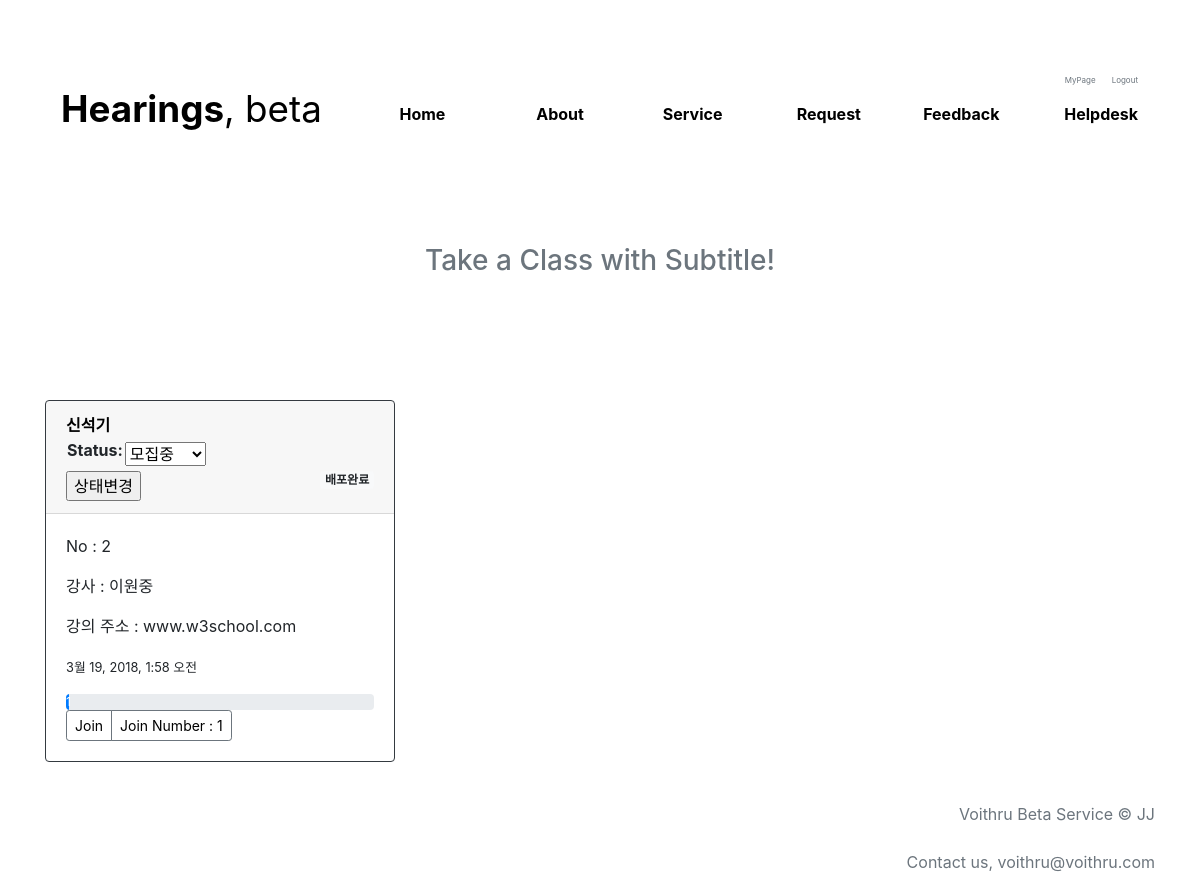
The app's page /feedback (signed in) with its own data.
### blog/models.py (models this page shows, shortened)
class Request(models.Model):
    author = models.ForeignKey('auth.User', on_delete=models.CASCADE)
    username = models.CharField(max_length=50, blank=True)
    phone_num = models.CharField(max_length=50, blank=True)
    lec = models.CharField(max_length=100, blank=True)
    lec_url = models.CharField(max_length=100, blank=True)
    lec_teacher = models.CharField(max_length=100, blank=True)
    description = models.TextField()
    email = models.EmailField()
    lec_company = models.CharField(max_length=50, blank=True)
    created_date = models.DateTimeField(default=timezone.now)
    published_date = models.DateTimeField(blank=True, null=True)
    view_cnt = models.IntegerField(default=0, blank=True)
    STEP1 = '모집중'
    STEP2 = '준비중'
    STEP3 = '제작중'
    STEP4 = '배포완료'
    STEP_STOPPED = '제작중단'
    STATUS = [
        (STEP1, '모집중'),
        (STEP2, '준비중'),
        (STEP3, '제작중'),
        (STEP4, '배포완료'),
        (STEP_STOPPED, '제작중단'),
    ]
    status = models.CharField(choices=STATUS, max_length=20, default=STEP1)

### blog/views.py (the view)
# urls.py: url(r'^feedback$', views.published_post_list, name='published_post_list'),
def published_post_list(request):
    candidates = Request.objects.all()
    posts = Request.objects.filter(published_date__lte=timezone.now()).order_by('published_date')
    if request.method == "POST":
            form = StatusForm(request.POST)
            if form.is_valid():
                post_test = Request.objects.get(id=request.POST['post.id'])
                post_test.status = request.POST.get('status', False)  # form.save(commit=False)
                post_test.author = request.user
                post_test.save()
                return redirect('published_post_list')
    else:
        form = StatusForm()
    return render(request, 'blog/published_post_list.html', {'posts': posts, 'form': form, 'candidates': candidates})

### blog/forms.py
class StatusForm(forms.ModelForm):
    STEP1 = '모집중'
    STEP2 = '준비중'
    STEP3 = '제작중'
    STEP4 = '배포완료'
    STEP_STOPPED = '제작중단'
    status = forms.ChoiceField(
        choices=[
            (STEP1, '모집중'),
            (STEP2, '준비중'),
            (STEP3, '제작중'),
            (STEP4, '배포완료'),
            (STEP_STOPPED, '제작중단'),
        ],
    )
    class Meta:
        model = Request
        fields = ('status',)

### blog/templates/blog/published_post_list.html (shortened to what this page needs)
{% extends 'blog/base.html' %}
{% load staticfiles %}
{% block content %}
<main role="main">
    <div class="container" style="display:table; height:200px;">
            <div class="text-center" style="padding-bottom: 70px; display:table-cell; vertical-align:middle;">
                <h3 class="text-secondary">Take a Class with Subtitle!</h3>
            </div>
    </div>
         <div class="container">
              <div class="row">
                  {% for post in posts %}
                  {% if post.status == '배포완료' %}
                  <div class="col-md-4 ">
                      <div class="card mb-12 box-shadow border-dark mb-3">
                          <div class="card-header">
                            <a href="{% url 'post_detail' pk=post.pk %}" style="color:black;"><strong>{{ post.lec }}</strong></a>
                            {% if not user.is_superuser %}
                                {% if post.status == '모집중' %}
                                    <span class="badge badge-primary" style="float:right">{{ post.status }}</span></h6>
                                {% elif post.status == '준비중'%}
                                    <span class="badge badge-success" style="float:right">{{ post.status }}</span></h6>
                                {% elif post.status == '제작중' %}
                                    <span class="badge badge-info" style="float:right">{{ post.status }}</span></h6>
                                {% elif post.status == '배포완료' %}
                                    <span class="badge badge-light" style="float:right">{{ post.status }}</span></h6>
                                {% elif post.status == '제작중단' %}
                                <span class="badge badge-dark" style="float:right">{{ post.status }}</span></h6>
                                {% endif %}
                            {% else %}
                              <form action="" method="post">
                                <table>
                                  {{ form }}
                                </table>
                                <input type="submit" value="상태변경">
                                {% if post.status == '모집중' %}
                                    <span class="badge badge-primary" style="float:right">{{ post.status }}</span></h6>
                                {% elif post.status == '준비중'%}
                                    <span class="badge badge-success" style="float:right">{{ post.status }}</span></h6>
                                {% elif post.status == '제작중' %}
                                    <span class="badge badge-info" style="float:right">{{ post.status }}</span></h6>
                                {% elif post.status == '배포완료' %}
                                    <span class="badge badge-light" style="float:right">{{ post.status }}</span></h6>
                                {% elif post.status == '제작중단' %}
                                <span class="badge badge-dark" style="float:right">{{ post.status }}</span></h6>
                                {% endif %}
                              </form>
                            {% endif %}
                          </div>
                          <div class="card-body">
                              <p class="card-text">No : {{ post.id }}</p>
                              <p class="card-text">강사 : {{ post.lec_teacher }}</p>
                              <p class="card-text">강의 주소 : {{ post.lec_url }}</p>
                              <p class="card-text"><small>{{ post.published_date }}</small></p>
                              <div class="progress">
                                <div class="progress-bar" role="progressbar" style="width: {{ post.view_cnt }}%;" aria-valuenow="0" aria-valuemin="0" aria-valuemax="100">{{ post.view_cnt }}</div>
                              </div>
                              <div class="d-flex justify-content-between align-items-center">
                                  <div class="btn-group">
                                      <button type="button" class="btn btn-sm btn-outline-secondary"><a href="{% url 'post_detail' pk=post.pk %}" style="color:black;">Join</a></button>
                                      <button type="button" class="btn btn-sm btn-outline-secondary"><a style="color:black;">Join Number : {{ post.view_cnt }}</a></button>
                                  </div>
                              </div>
                          </div>
                      </div>
                  </div>
                  {% endif %}
                  {% endfor %}
              </div>
         </div>
</main>
{% endblock %}

### blog/templates/static/css/blog.css (style rules this page uses)
strong { color:black; }

### records on screen
Request: lec "신석기", status "배포완료", id "2", lec_teacher "이원중", lec_url "www.w3school.com", published_date "3월 19, 2018, 1:58 오전", view_cnt "1"
